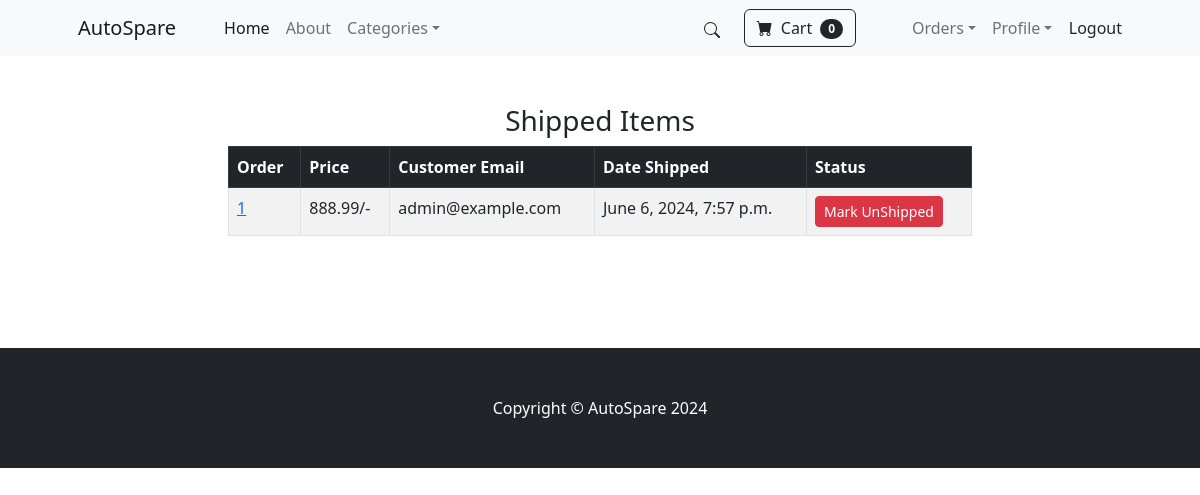
The page /payment/shipped_dash (signed in) on the database its author committed.
### payment/models.py (models this page shows, shortened)
class Order(models.Model):
    user = models.ForeignKey(User, on_delete=models.CASCADE, null=True, blank=True)
    full_name = models.CharField(max_length=250)
    email = models.EmailField(max_length=250)
    shipping_address = models.TextField(max_length=15000)
    amount_paid = models.DecimalField(max_digits=10, decimal_places=2)
    date_ordered = models.DateTimeField(auto_now_add=True)
    shipped = models.BooleanField(default=False)
    date_shipped = models.DateTimeField(blank=True, null=True)

### payment/views.py (the view, shortened to what this page needs)
# urls.py: path('shipped_dash', views.shipped_dash, name='shipped_dash'),
def shipped_dash(request):
    if request.user.is_authenticated and request.user.is_superuser:
        orders = Order.objects.filter(shipped=True)
        return render(request, "payment/shipped_dash.html", {"orders":orders})
    else:
        messages.success(request, "Access Denied!")
        return redirect('home')

### cart/cart.py (called while the page is built)
    def __len__(self):
        return len(self.cart)

### cart/context_processors.py (called while the page is built)
def cart(request):
    return {'cart': Cart(request)}

### payment/templates/payment/shipped_dash.html (shortened to what this page needs)
{% extends 'base.html' %}
{% block content %}
<div class="container">
    <div class="row">
        <center>
            <div class="col-8">
                <br><br>
                <h3>Shipped Items</h3>
                <table class="table table-striped table-hover table-bordered">
                    <thead class="table-dark">
                        <tr>
                            <th scope="col">Order</th>
                            <th scope="col">Price</th>
                            <th scope="col">Customer Email</th>
                            <th scope="col">Date Shipped</th>
                            <th scope="col">Status</th>
                        </tr>
                    </thead>
                    <tbody>
                        {% for item in orders %}
                        <tr>
                            <td><a href="{% url 'orders' item.id %}">{{ item.id }}</a></td>
                            <td>{{ item.amount_paid }}/-</td>
                            <td>{{ item.email }}</td>
                            <td>{{ item.date_shipped }}</td>
                            <td>
                                <form method="POST">
                                    <button type="submit" class="btn btn-danger btn-sm">Mark UnShipped</button>
                                </form>
                            </td>
                        </tr>
                        {% endfor %}
                    </tbody>
                </table>
                <br /><br />
                <br /><br />
            </div>
        </center>
    </div>
</div>
{% endblock %}

### rows shown on the page
Order: id "1", amount_paid "888.99", email "admin@example.com", date_shipped "June 6, 2024, 7:57 p.m."

### other values the page prints
{{ cart|length }} "0"
